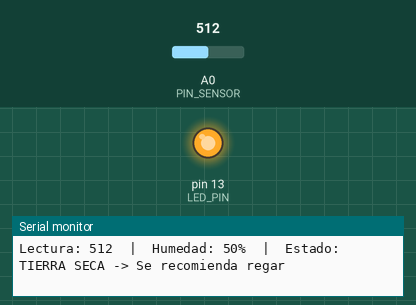
Bench run of a sketch on a simulated Arduino Uno, built with avr-gcc and run on an emulated ATmega328P. Shown: output pins drawn as LEDs (lit = HIGH), the last lines printed to the serial monitor. The test bench sets the inputs (shaded band); at power-on: A0 (PIN_SENSOR) = 512.

Above: at 1.8 s.
1.9 s: A0 (PIN_SENSOR) set to 419
3.4 s: A0 (PIN_SENSOR) set to 392
At 5.3 s:
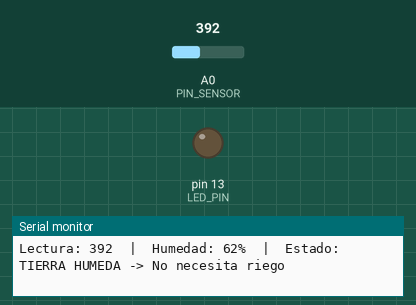
5.6 s: A0 (PIN_SENSOR) set to 410
At 6.6 s:
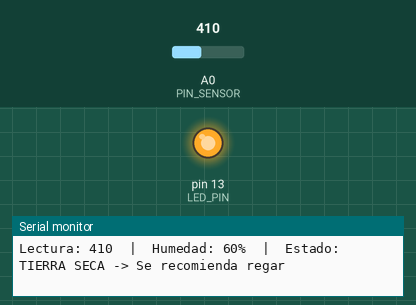
7.6 s: A0 (PIN_SENSOR) set to 390
At 9.1 s:
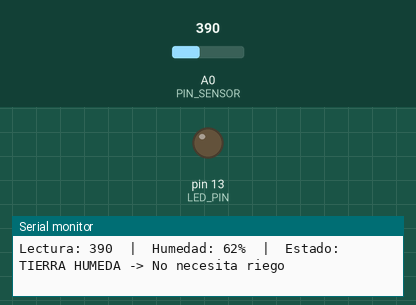
Timing chart, 0 to 10.6 s (numbered marks = the images above; inputs shaded):
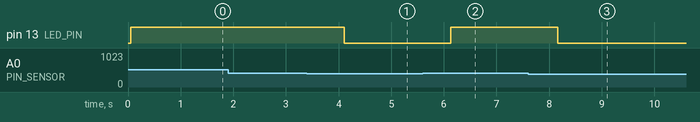

The sketch:

HumedadTierra.ino
```cpp
const int PIN_SENSOR = A0;   // Señal del sensor
const int LED_PIN    = 13;   // LED integrado (alerta de riego)

// Umbral: ajusta según las lecturas que veas en el Monitor Serie
// En la mayoría de sensores: lectura ALTA = tierra SECA, lectura BAJA = tierra HÚMEDA
const int UMBRAL_HUMEDAD = 400;

void setup() {
  Serial.begin(9600);
  pinMode(LED_PIN, OUTPUT);
  Serial.println("=== Monitor de humedad del suelo ===");
}

void loop() {
  int lectura = analogRead(PIN_SENSOR);

  // Mapeo invertido: a mayor lectura (más seco), menor porcentaje de humedad
  int porcentaje = map(lectura, 0, 1023, 100, 0);
  porcentaje = constrain(porcentaje, 0, 100);

  Serial.print("Lectura: ");
  Serial.print(lectura);
  Serial.print("  |  Humedad: ");
  Serial.print(porcentaje);
  Serial.print("%  |  Estado: ");

  // Si la lectura supera el umbral -> TIERRA SECA -> ENCIENDE LED
  if (lectura > UMBRAL_HUMEDAD) {
    Serial.println("TIERRA SECA -> Se recomienda regar");
    digitalWrite(LED_PIN, HIGH); // LED Encendido
  }
  // Si la lectura está por debajo del umbral -> TIERRA HÚMEDA -> APAGA LED
  else {
    Serial.println("TIERRA HUMEDA -> No necesita riego");
    digitalWrite(LED_PIN, LOW);  // LED Apagado
  }

  delay(1000);
}
```

Measured:
- the behaviour switches between 401 and 400 on A0 (PIN_SENSOR) (found by bisection; images 0 and 1)
- after the input at 3.4 s, pin 13 (LED_PIN): HIGH → LOW after 0.71 s
- after the input at 5.6 s, pin 13 (LED_PIN): LOW → HIGH after 0.54 s
- after the input at 7.6 s, pin 13 (LED_PIN): HIGH → LOW after 0.56 s
